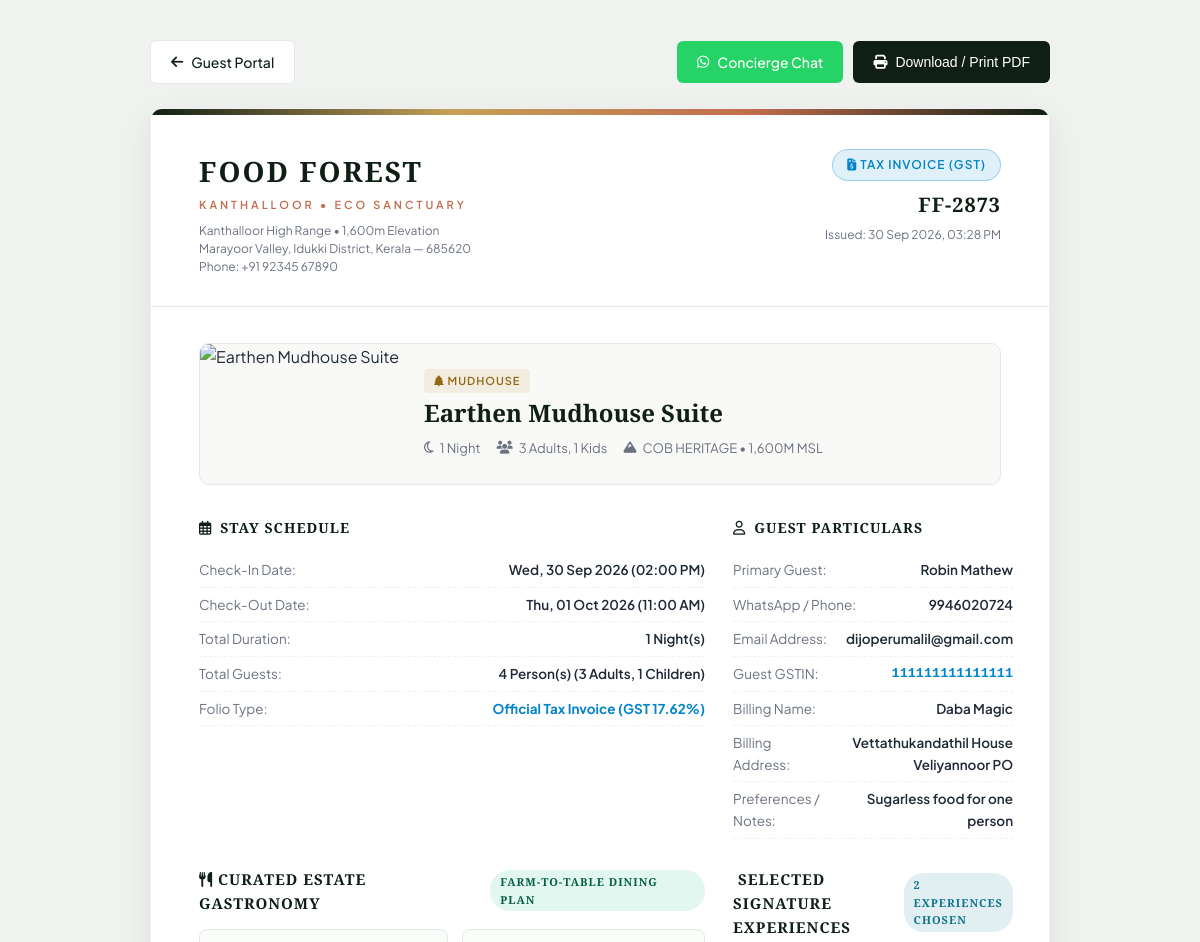
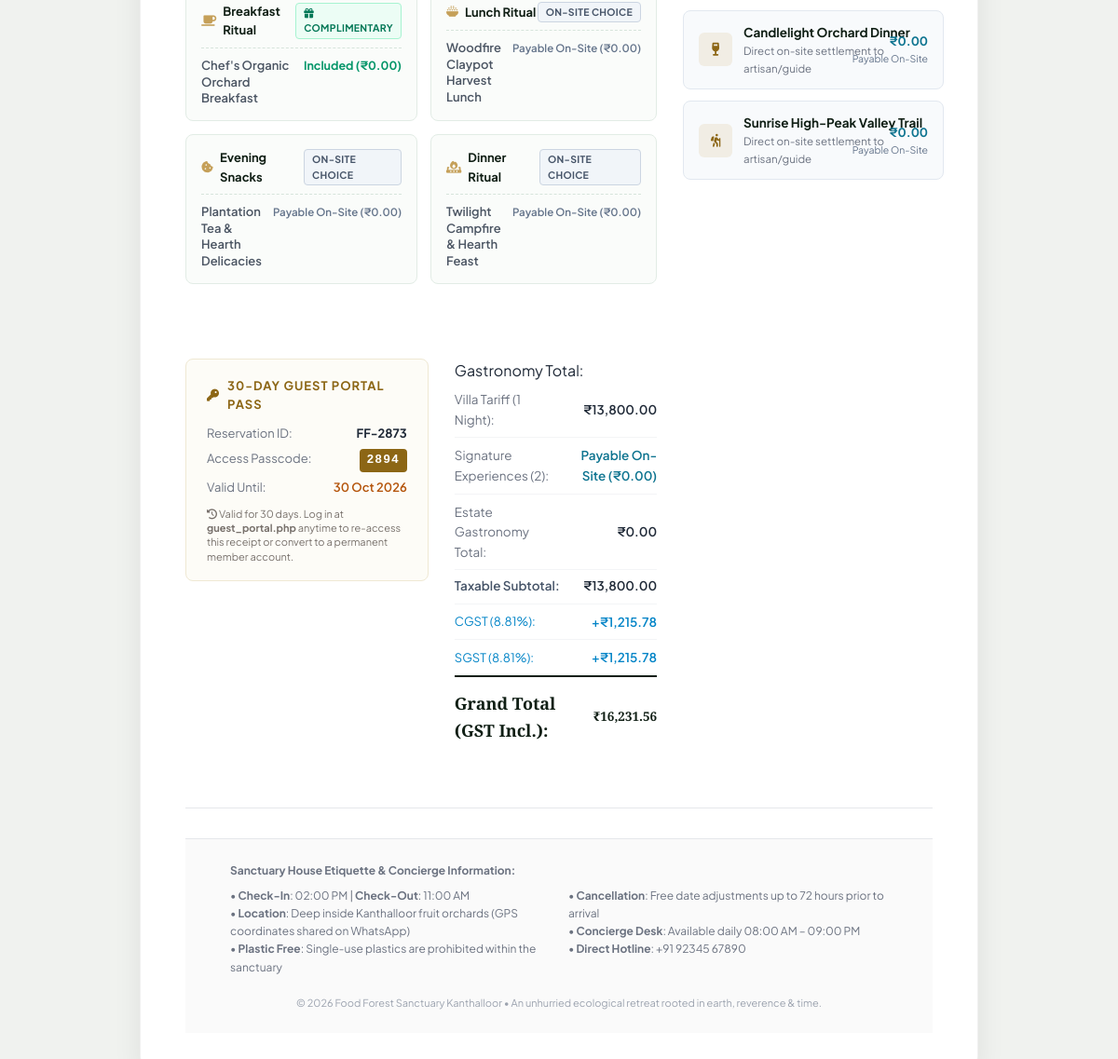
The app's page /receipt.php?ref=FF-2873 (signed in) with its own data (2 pictures, top to bottom).
### tables this page shows
CREATE TABLE `bookings` (
  `id` int(11) NOT NULL AUTO_INCREMENT,
  `user_id` int(11) DEFAULT NULL,
  `is_guest` tinyint(1) DEFAULT 1,
  `guest_access_token` varchar(100) DEFAULT NULL,
  `expires_at` datetime DEFAULT NULL,
  `reference_code` varchar(100) NOT NULL,
  `villa_type` varchar(100) NOT NULL,
  `booking_source` varchar(50) DEFAULT 'direct_website',
  `billing_type` varchar(20) DEFAULT 'estimate',
  `gst_number` varchar(50) DEFAULT NULL,
  `billing_name` varchar(150) DEFAULT NULL,
  `billing_address` text DEFAULT NULL,
  `gst_percentage` decimal(5,2) DEFAULT 0.00,
  `gst_amount` decimal(10,2) DEFAULT 0.00,
  `external_uid` varchar(255) DEFAULT NULL,
  `sync_hash` varchar(64) DEFAULT NULL,
  `guest_name` varchar(150) NOT NULL,
  `guest_phone` varchar(50) NOT NULL,
  `guest_email` varchar(150) DEFAULT NULL,
  `id_proof_type` varchar(100) DEFAULT NULL,
  `id_proof_number` varchar(100) DEFAULT NULL,
  `id_proof_file` varchar(255) DEFAULT NULL,
  `city_state` varchar(255) DEFAULT NULL,
  `country` varchar(100) DEFAULT 'India',
  `adults_count` int(11) DEFAULT 2,
  `kids_count` int(11) DEFAULT 0,
  `extra_adults` int(11) DEFAULT 0,
  `extra_kids` int(11) DEFAULT 0,
  `guests_count` int(11) DEFAULT 2,
  `checkin_date` date NOT NULL,
  `checkout_date` date NOT NULL,
  `checked_in_at` datetime DEFAULT NULL,
  `checked_out_at` datetime DEFAULT NULL,
  `nights` int(11) DEFAULT 1,
  `addons` text DEFAULT NULL,
  `activities_json` longtext DEFAULT NULL,
  `billing_items_json` longtext DEFAULT NULL,
  `food_items` longtext DEFAULT NULL,
  `food_amount` decimal(10,2) DEFAULT 0.00,
  `food_status` varchar(50) DEFAULT 'none',
  `room_amount` decimal(10,2) DEFAULT 0.00,
  `special_notes` text DEFAULT NULL,
  `billing_notes` text DEFAULT NULL,
  `total_amount` decimal(10,2) NOT NULL,
  `advance_paid` decimal(10,2) DEFAULT 0.00,
  `discount_amount` decimal(10,2) DEFAULT 0.00,
  `tax_amount` decimal(10,2) DEFAULT 0.00,
  `extra_charges` decimal(10,2) DEFAULT 0.00,
  `payment_method` varchar(50) DEFAULT 'unspecified',
  `payment_status` varchar(50) DEFAULT 'unpaid',
  `status` varchar(50) DEFAULT 'pending',
  `created_at` timestamp NOT NULL DEFAULT current_timestamp(),
  PRIMARY KEY (`id`),
  UNIQUE KEY `reference_code` (`reference_code`)
);

CREATE TABLE `rooms` (
  `id` int(11) NOT NULL AUTO_INCREMENT,
  `slug` varchar(100) NOT NULL,
  `stay_type` varchar(50) DEFAULT 'treehouse',
  `structure_type` varchar(50) DEFAULT 'single_hut',
  `title` varchar(150) NOT NULL,
  `rate_per_night` decimal(10,2) NOT NULL,
  `single_room_rate` decimal(10,2) DEFAULT NULL,
  `extra_guest_rate` decimal(10,2) DEFAULT 1500.00,
  `extra_child_rate` decimal(10,2) DEFAULT 800.00,
  `elevation` varchar(100) DEFAULT NULL,
  `min_guests` int(11) DEFAULT 2,
  `base_guests` int(11) DEFAULT 2,
  `max_guests` int(11) DEFAULT 2,
  `description` text DEFAULT NULL,
  `amenities` text DEFAULT NULL,
  `inventory_checklist` text DEFAULT NULL,
  `image_url` varchar(255) DEFAULT NULL,
  `interior_360_url` varchar(255) DEFAULT NULL,
  `tour_stages_json` longtext DEFAULT NULL,
  `is_available` tinyint(1) DEFAULT 1,
  `created_at` timestamp NOT NULL DEFAULT current_timestamp(),
  PRIMARY KEY (`id`),
  UNIQUE KEY `slug` (`slug`)
);

### receipt.php (the view, shortened to what the rows shown need)
<?php
require_once __DIR__ . '/admin/includes/db.php';
$ref_code = strtoupper(trim($_GET['ref'] ?? ''));
$booking = get_booking_by_ref($ref_code);
$concierge_phone = get_setting('concierge_phone', '+91 923 456 7890');
$currency = get_setting('currency_symbol', '₹');
$villa_title = $booking['room_title'] ?? ($booking['villa_type'] === 'treehouse' ? 'Luxury Canopy Treehouse' : 'Traditional Earthen Mudhouse');
$food_amount = (float)($booking['food_amount'] ?? 0.00);
$room_amount = (float)($booking['room_amount'] ?? ($booking['total_amount'] - $food_amount));
$total_amount = (float)$booking['total_amount'];
$billing_type = !empty($booking['billing_type']) ? strtolower(trim($booking['billing_type'])) : 'estimate';
$is_gst_bill = ($billing_type === 'gst');
$guest_gstin = $booking['gst_number'] ?? '';
$billing_name = $booking['billing_name'] ?? '';
$billing_address = $booking['billing_address'] ?? '';
$gst_percentage = (float)($booking['gst_percentage'] ?? 0.00);
$gst_amount = (float)($booking['gst_amount'] ?? 0.00);
$taxable_subtotal = $room_amount + $food_amount;
?>
<!DOCTYPE html>
<html lang="en">
<head>
    <link rel="stylesheet" href="https://cdnjs.cloudflare.com/ajax/libs/font-awesome/6.5.1/css/all.min.css">
</head>
<body>
    <div class="receipt-sheet">
        <header class="receipt-header">
            <div class="receipt-meta-box">
                <?php if ($is_gst_bill): ?>
                    <span class="receipt-status-badge font-sans" style="background: rgba(2, 132, 199, 0.12); color: #0284C7; border: 1px solid rgba(2, 132, 199, 0.3);">
                        <i class="fa-solid fa-file-invoice-dollar"></i> TAX INVOICE (GST)
                    </span>
                <?php else: ?>
                    <span class="receipt-status-badge font-sans">
                        <i class="fa-solid fa-circle-check"></i> ESTIMATE STAY FOLIO
                    </span>
                <?php endif; ?>
                <div class="receipt-ref-code font-serif"><?php echo htmlspecialchars($booking['reference_code']); ?></div>
                <div class="receipt-date-line font-sans">
                    Issued: <?php echo date('d M Y, h:i A', strtotime($booking['created_at'])); ?>
                </div>
            </div>
        </header>
        <div class="receipt-body">
            <div class="villa-showcase-box">
                <div class="villa-info">
                    <span class="villa-stay-pill font-sans">
                        <i class="fa-solid fa-tree"></i> <?php echo htmlspecialchars(ucfirst($booking['room_stay_type'] ?? 'Sanctuary Stay')); ?>
                    </span>
                    <h2 class="villa-name font-serif"><?php echo htmlspecialchars($villa_title); ?></h2>
                    <div class="villa-specs font-sans">
                        <span><i class="fa-regular fa-moon"></i> <?php echo (int)$booking['nights']; ?> Night<?php echo $booking['nights'] > 1 ? 's' : ''; ?></span>
                        <span><i class="fa-solid fa-users"></i> <?php echo (int)$booking['adults_count']; ?> Adults<?php echo ((int)$booking['kids_count'] > 0) ? ', ' . (int)$booking['kids_count'] . ' Kids' : ''; ?></span>
                        <?php if (!empty($booking['room_elevation'])): ?>
                            <span><i class="fa-solid fa-mountain"></i> <?php echo htmlspecialchars($booking['room_elevation']); ?></span>
                        <?php endif; ?>
                    </div>
                </div>
            </div>
            <div class="receipt-details-grid">
                <div>
                    <div class="detail-row">
                        <span class="label">Check-In Date:</span>
                        <span class="value"><?php echo date('D, d M Y', strtotime($booking['checkin_date'])); ?> (02:00 PM)</span>
                    </div>
                    <div class="detail-row">
                        <span class="label">Check-Out Date:</span>
                        <span class="value"><?php echo date('D, d M Y', strtotime($booking['checkout_date'])); ?> (11:00 AM)</span>
                    </div>
                    <div class="detail-row">
                        <span class="label">Total Duration:</span>
                        <span class="value"><?php echo (int)$booking['nights']; ?> Night(s)</span>
                    </div>
                    <div class="detail-row">
                        <span class="label">Total Guests:</span>
                        <span class="value"><?php echo (int)$booking['guests_count']; ?> Person(s) (<?php echo (int)$booking['adults_count']; ?> Adults, <?php echo (int)$booking['kids_count']; ?> Children)</span>
                    </div>
                    <div class="detail-row">
                        <span class="label">Folio Type:</span>
                        <span class="value" style="font-weight: 700; color: <?php echo $is_gst_bill ? '#0284C7' : '#101F15'; ?>;">
                            <?php echo $is_gst_bill ? "Official Tax Invoice (GST {$gst_percentage}%)" : 'Estimate Bill (Standard Folio)'; ?>
                        </span>
                    </div>
                </div>
                <div>
                    <div class="detail-row">
                        <span class="label">Primary Guest:</span>
                        <span class="value"><?php echo htmlspecialchars($booking['guest_name']); ?></span>
                    </div>
                    <div class="detail-row">
                        <span class="label">WhatsApp / Phone:</span>
                        <span class="value"><?php echo htmlspecialchars($booking['guest_phone']); ?></span>
                    </div>
                    <div class="detail-row">
                        <span class="label">Email Address:</span>
                        <span class="value"><?php echo htmlspecialchars($booking['guest_email'] ?: 'On File'); ?></span>
                    </div>
                    <?php if ($is_gst_bill): ?>
                        <?php if (!empty($guest_gstin)): ?>
                            <div class="detail-row">
                                <span class="label">Guest GSTIN:</span>
                                <span class="value" style="font-family: monospace; font-weight: bold; color: #0284C7;"><?php echo htmlspecialchars($guest_gstin); ?></span>
                            </div>
                        <?php endif; ?>
                        <?php if (!empty($billing_name)): ?>
                            <div class="detail-row">
                                <span class="label">Billing Name:</span>
                                <span class="value"><?php echo htmlspecialchars($billing_name); ?></span>
                            </div>
                        <?php endif; ?>
                        <?php if (!empty($billing_address)): ?>
                            <div class="detail-row">
                                <span class="label">Billing Address:</span>
                                <span class="value"><?php echo htmlspecialchars($billing_address); ?></span>
                            </div>
                        <?php endif; ?>
                    <?php endif; ?>
                    <?php if (!empty($booking['special_notes'])): ?>
                        <div class="detail-row">
                            <span class="label">Preferences / Notes:</span>
                            <span class="value"><?php echo htmlspecialchars($booking['special_notes']); ?></span>
                        </div>
                    <?php endif; ?>
                </div>
            <div class="receipt-finance-grid">
                <div>
                    <?php if (!empty($booking['is_guest'])): ?>
                        <div class="guest-credentials-card font-sans">
                            <div class="credentials-header">
                                <i class="fa-solid fa-key"></i>
                                <span>30-Day Guest Portal Pass</span>
                            </div>
                            <div class="credentials-row">
                                <span style="color: #6B7280;">Reservation ID:</span>
                                <strong><?php echo htmlspecialchars($booking['reference_code']); ?></strong>
                            </div>
                            <div class="credentials-row">
                                <span style="color: #6B7280;">Access Passcode:</span>
                                <span class="passcode-pill"><?php echo htmlspecialchars($booking['guest_access_token'] ?: 'Direct'); ?></span>
                            </div>
                            <?php if (!empty($booking['expires_at'])): ?>
                                <div class="credentials-row">
                                    <span style="color: #6B7280;">Valid Until:</span>
                                    <span style="color: #B45309; font-weight: 600;"><?php echo date('d M Y', strtotime($booking['expires_at'])); ?></span>
                                </div>
                            <?php endif; ?>
                            <p class="credentials-note">
                                <i class="fa-solid fa-clock-rotate-left"></i> Valid for 30 days. Log in at <strong>guest_portal.php</strong> anytime to re-access this receipt or convert to a permanent member account.
                            </p>
                        </div>
                    <?php endif; ?>
                </div>
                <div>
                    <table class="charges-table font-sans">
                        <tbody>
                            <tr>
                                <td style="color: var(--text-muted);">Villa Tariff (<?php echo (int)$booking['nights']; ?> Night<?php echo $booking['nights'] > 1 ? 's' : ''; ?>):</td>
                                <td style="text-align: right; font-weight: 600;"><?php echo $currency . number_format($room_amount, 2); ?></td>
                            </tr>
                            <tr>
                                <td style="color: var(--text-muted);">Estate Gastronomy Total:</td>Gastronomy Total:</td>
                                <td style="text-align: right; font-weight: 600;"><?php echo $currency . number_format($food_amount, 2); ?></td>
                            </tr>
                            <?php if ($is_gst_bill): ?>
                                <tr>
                                    <td style="color: #475569; font-weight: 600; border-top: 1px dashed #E2E8F0; padding-top: 6px;">Taxable Subtotal:</td>
                                    <td style="text-align: right; font-weight: 600; border-top: 1px dashed #E2E8F0; padding-top: 6px;"><?php echo $currency . number_format($taxable_subtotal, 2); ?></td>
                                </tr>
                                <tr>
                                    <td style="color: #0284C7; font-size: 13px;">
                                        CGST (<?php echo number_format($gst_percentage / 2, 2); ?>%):
                                    </td>
                                    <td style="text-align: right; color: #0284C7; font-weight: 600;">
                                        +<?php echo $currency . number_format($gst_amount / 2, 2); ?>
                                    </td>
                                </tr>
                                <tr>
                                    <td style="color: #0284C7; font-size: 13px;">
                                        SGST (<?php echo number_format($gst_percentage / 2, 2); ?>%):
                                    </td>
                                    <td style="text-align: right; color: #0284C7; font-weight: 600;">
                                        +<?php echo $currency . number_format($gst_amount / 2, 2); ?>
                                    </td>
                                </tr>
                                <tr class="total-row">
                                    <td class="font-serif" style="font-size: 18px; font-weight: 700; color: var(--primary);">Grand Total (GST Incl.):</td>
                                    <td class="font-serif grand-total-val"><?php echo $currency . number_format($total_amount, 2); ?></td>
                                </tr>
                            <?php endif; ?>
                        </tbody>
                    </table>
                </div>
            </div>
        </div>
    </div>
</body>
</html>

### records on screen
bookings: reference_code "FF-2873", created_at "30 Sep 2026, 03:28 PM", rooms.stay_type "MUDHOUSE", rooms.title "Earthen Mudhouse Suite", nights "1", adults_count "3", kids_count "1", rooms.elevation "COB HERITAGE • 1,600M MSL", checkin_date "Wed, 30 Sep 2026", checkout_date "Thu, 01 Oct 2026", guests_count "4", gst_percentage "17.62", guest_name "Robin Mathew", guest_phone "9946020724", guest_email "dijoperumalil@gmail.com", gst_number "111111111111111", billing_name "Daba Magic", billing_address "Vettathukandathil House Veliyannoor PO", special_notes "Sugarless food for one person", guest_access_token "2894", expires_at "30 Oct 2026", room_amount "13,800.00", food_amount "0.00", taxable_subtotal "13,800.00", $gst_percentage/2 "8.81", $gst_amount/2 "1,215.78", total_amount "16,231.56"

### other values on screen
$concierge_phone "+91 92345 67890"
$ritual['name'] "Breakfast Ritual"
$ritual['default_title'] "Chef's Organic Orchard Breakfast"
$ritual['name'] "Lunch Ritual"
$ritual['default_title'] "Woodfire Claypot Harvest Lunch"
$ritual['name'] "Evening Snacks"
$ritual['default_title'] "Plantation Tea & Hearth Delicacies"
$ritual['name'] "Dinner Ritual"
$ritual['default_title'] "Twilight Campfire & Hearth Feast"
count($parsed_addons) "2"
$addon['title'] "Candlelight Orchard Dinner"
$addon['title'] "Sunrise High-Peak Valley Trail"
$currency "₹"
